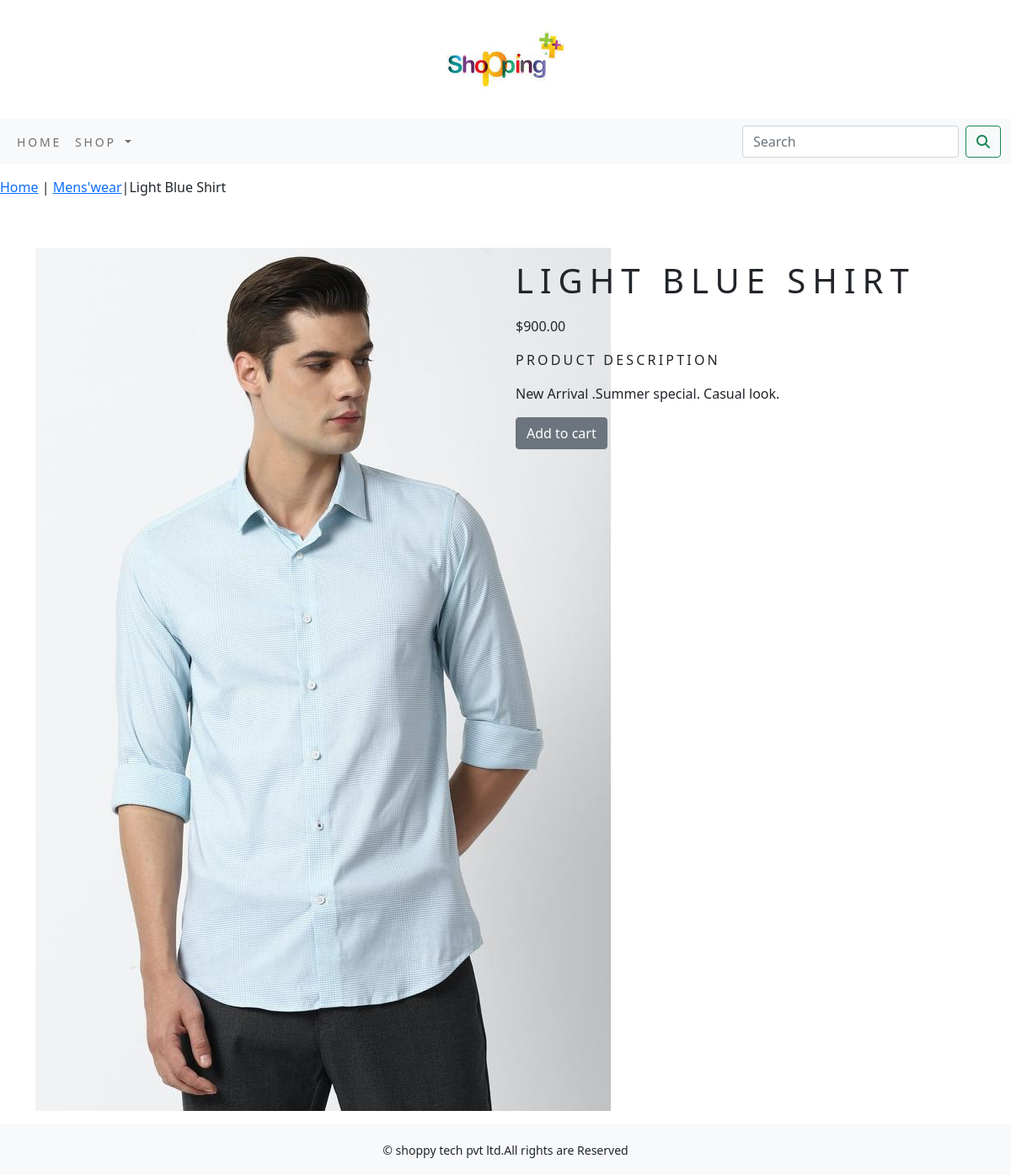
/shop/Menswear/light-blue-shirt/, run on the app's committed database.
### shop/models.py (models this page shows, shortened)
class product(models.Model):
    name=models.CharField(max_length=256,unique=True)
    slug=models.SlugField(max_length=256,unique=True)
    des=models.TextField(blank=True)
    price=models.DecimalField(max_digits=10,decimal_places=2)
    category=models.ForeignKey(Category,on_delete=models.CASCADE)
    img=models.ImageField(upload_to='product',blank=True)
    stock=models.IntegerField()
    available=models.BooleanField(default=True)
    created=models.DateTimeField(auto_now_add=True)
    updated=models.DateTimeField(auto_now=True)
    class Meta:
        ordering = ('name',)
        verbose_name ='product'
        verbose_name_plural ='products'

class Category(models.Model):
    name=models.CharField(max_length=256,unique=True)
    slug=models.SlugField(max_length=256,unique=True)
    des=models.TextField(blank=True)
    img=models.ImageField(upload_to='category',blank=True)
    class Meta:
        ordering=('name',)
        verbose_name='category'
        verbose_name_plural='categories'
    def get_url(self):
        return reverse('shop:products_by_category',args=[self.slug])
    def __str__(self):
        return '{}'.format(self.name)

### shop/views.py (the view)
# urls.py: path('<slug:c_slug>/<slug:product_slug>/', views.proDetail, name='proDetail'),
def proDetail(request,c_slug,product_slug):
    try:
        products=product.objects.get(category__slug=c_slug,slug=product_slug)
    except Exception as e:
        raise e
    return render(request,'product.html',{'products':products})

### cart/context_processors.py (called while the page is built)
def counter(request):
    item_count=0
    if 'admin' in request.path:
        return {}
    else:
        try:
            cart=Cart.objects.filter(cart_id=cart_id(request))
            cart_items=CartItem.objects.all().filter(cart=cart[:1])
            for cart_item in cart_items:
                item_count += cart_item.quantity
        except Cart.DoesNotExist:
            item_count =0
        return dict(item_count=item_count)

### cart/views.py (called while the page is built)
def cart_id(request):
    cart=request.session.session_key
    if not cart:
        cart=request.session.create()
    return cart

### shop/context_processors.py (called while the page is built)
def menu_links(request):
    links=Category.objects.all()
    return dict(links=links)

### templates/product.html (shortened to what this page needs)
{% extends 'base.html' %}
{% load static %}
{% block content %}
<div class="row my_prod_row_class">
    <div class="mx_auto">
        <p><a href="{% url 'shop:allproduct' %}">Home</a> | <a href="{{products.category.get_url}}">{{products.category}}</a>|{{products.name}}</p>
    </div>
</div>
<div class="container">
<br>
<div class="row">
    <div class="col-12 col-sm-12 col-md-12 col-lg-6 text-center">
    <div style="min-width:18rem">
        <p><img src="{{products.img.url}}" alt="{{products.name}}"></p>
    </div>
</div>
    <div class="col-12 col-sm-12 col-md-12 col-lg-6">
        <div>
        <h1 class="my_prod_title">{{products.name}}</h1>
        <p>${{products.price}}</p>
        <p class="my_title">product Description</p>
        <p class="text-justify my_prod_text">{{products.des}}</p>
        {% if products.stock <= 0 %}
        <p class="text-justify my_prod_text"><b>Out of stock</b></p>
        {% else %}
        <a class="btn btn-secondary" href="{% url 'cart:add_cart' products.id %}">Add to cart</a>
        {% endif %}
</div>
    </div>
   </div>
</div>
{% endblock %}

### static/css/custom.css (style rules this page uses)
body { font-family: 'Source Sans Pro', sans-serif; }
.my_title { font-size:16px; text-transform: uppercase; letter-spacing: .2em; }
.my_prod_row_class { padding-top:15px; padding-bottom:20px; }
.my_prod_title { font-style:16px; text-transform: uppercase; letter-spacing: .2em; padding-top:15px; padding-bottom:10px; }
.my_prod_text { padding-right:20px; }

### data on the page
product: category "Mens'wear", name "Light Blue Shirt", img (picture), name "LIGHT BLUE SHIRT", price "900.00", des "New Arrival .Summer special. Casual look."
